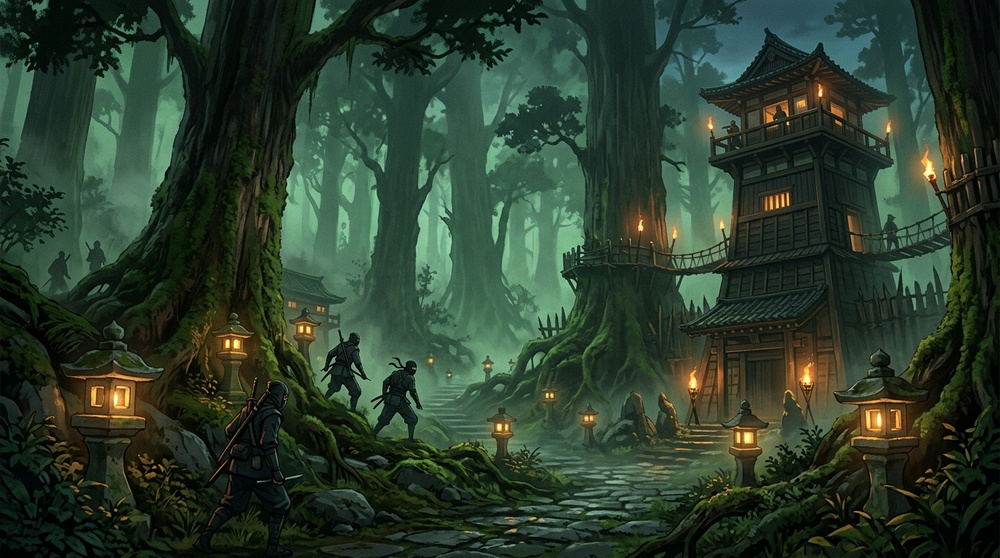
#> input picture src/assets/images/shinobi_campaign_forest_backdrop_1791702689788.jpg, 1000 x 558 px, shrunk from 1376 x 768 before the run
$ python specks.py ../../../src/assets/images/shinobi_campaign_forest_backdrop_1791702689788.jpg
#> lines starting #> are read from the running program, lines starting #| are printed output that depends on the picture
import sys
from PIL import Image
import numpy as np
sp=np.array(Image.open(sys.argv[1]).convert('RGBA')).astype(int)
W=172
def label(mask):
  H,Wd=mask.shape; lab=np.zeros(mask.shape,int); n=0
  for y in range(H):
    for x in range(Wd):
      if mask[y,x] and not lab[y,x]:
        n+=1; st=[(y,x)]; lab[y,x]=n
        while st:
          cy,cx=st.pop()
          for dy in (-1,0,1):
            for dx in (-1,0,1):
              ny,nx=cy+dy,cx+dx
              if 0<=ny<H and 0<=nx<Wd and mask[ny,nx] and not lab[ny,nx]:
                lab[ny,nx]=n; st.append((ny,nx))
  return lab,n
for i in range(8):
  f=sp[:,i*W:(i+1)*W]
  a=f[...,3]>=75
  lab,n=label(a)
  out=[]
  for j in range(1,n+1):
    ys,xs=np.where(lab==j)
    if len(ys)<=3:
      out.append((int(xs.mean()),int(ys.mean()),len(ys),tuple(int(v) for v in f[ys[0],xs[0]])))
  print('f%d comps(a>=75)=%d tiny=%d'%(i,n,len(out)))
  for o in out: print('   ',o)
#> this loop made 8 passes
#> n on passes 1 to 8: 1, 1, 1, 1, 1, 1, 0, 0
#| f0 comps(a>=75)=1 tiny=0
#| f1 comps(a>=75)=1 tiny=0
#| f2 comps(a>=75)=1 tiny=0
#| f3 comps(a>=75)=1 tiny=0
#| f4 comps(a>=75)=1 tiny=0
#| f5 comps(a>=75)=1 tiny=0
#| f6 comps(a>=75)=0 tiny=0
#| f7 comps(a>=75)=0 tiny=0
#> pass 1, `f=sp[:,i*W:(i+1)*W]`:
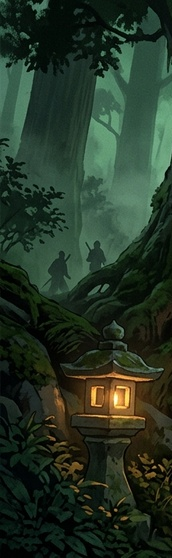
#> f: shape (558, 172, 4) int64; mean R, G, B, A 37, 52.8, 37.3, 255
#> pass 2, `f=sp[:,i*W:(i+1)*W]`:
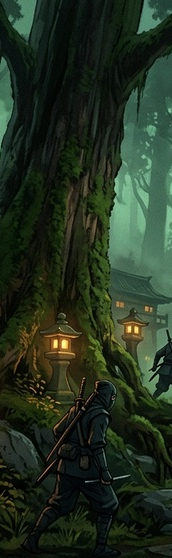
#> f: shape (558, 172, 4) int64; mean R, G, B, A 35.2, 48.6, 32.1, 255

$ run again, on src/assets/images/shinobi_titanic_beast_backdrop_1791702699652.jpg
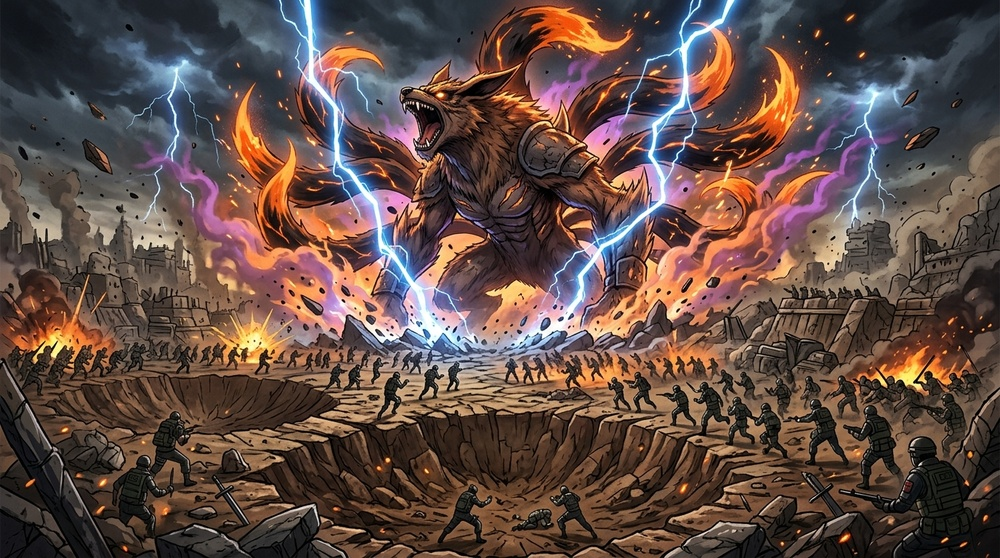
#> input picture src/assets/images/shinobi_titanic_beast_backdrop_1791702699652.jpg, 1000 x 558 px, shrunk from 1376 x 768 before the run
#> the loop `for i in range(8):` made 8 passes
#> n on passes 1 to 8: 1, 1, 1, 1, 1, 1, 0, 0
#> (printed output is left out)
#> pass 1, `f=sp[:,i*W:(i+1)*W]`:
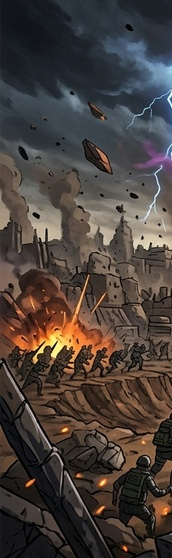
#> f: shape (558, 172, 4) int64; mean R, G, B, A 73.1, 64.1, 59.5, 255
#> pass 2, `f=sp[:,i*W:(i+1)*W]`:
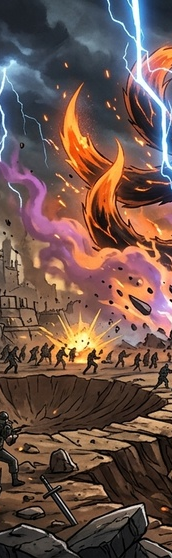
#> f: shape (558, 172, 4) int64; mean R, G, B, A 109.8, 84, 75.7, 255
